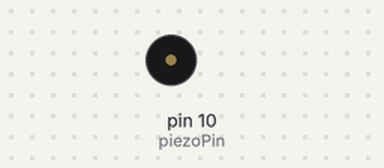
Recording of a sketch running on a simulated Arduino Uno, built with avr-gcc and run on an emulated ATmega328P. On the bench: buzzer (waves = sounding). What the sketch prints to the serial monitor is not drawn.

Above: at 0.1 s.
At 34.1 s:
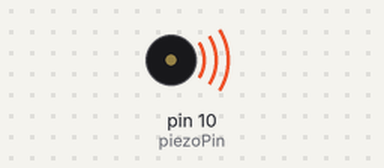
Timing chart, 0 to 35.7 s (numbered marks = the images above):
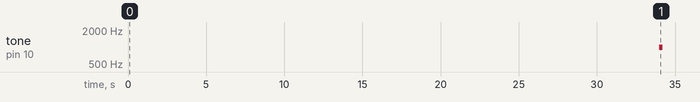

The sketch:

piezoTest.ino
```cpp
int piezoPin = 10;

int doorOpenedAt = 1;
boolean warn = true;
int prevBeep = 0;
void setup() {
  Serial.begin(115200);
  // put your setup code here, to run once:

}

void loop() {
  updatePiezo();
  delay(1000);


}


unsigned long nextBeep;
void updatePiezo() {
  long beepInterval = 10000;
  int buzTime = 200;

  long warn1 = 30000;
  long warn2 = 60000;
  long warn3 = 300000;

  int pitch1 = 1000;
  int pitch2 = 2000;
  int pitch3 = 3000;

  unsigned long timeOpen = millis() - doorOpenedAt;
  if (warn && millis() > nextBeep) {
    Serial.print("Going to beep ");
    if (timeOpen > warn3) {
      Serial.println("3");
      tone(piezoPin, pitch3, buzTime);
      delay(buzTime);
      tone(piezoPin, pitch3, buzTime);
      delay(buzTime);
      tone(piezoPin, pitch3, buzTime);

    } else if (timeOpen > warn2) {
      Serial.println("2");
      tone(piezoPin, pitch2, buzTime);
    } else if (timeOpen > warn1) {
      Serial.println("1");
      tone(piezoPin, pitch1, buzTime);
    } else {
    }
    nextBeep = millis() + beepInterval;

  }
}
```

Measured:
- by itself, tone on pin 10 (piezoPin): silent → 1000 Hz at 34.0 s, → silent 0.20 s later
